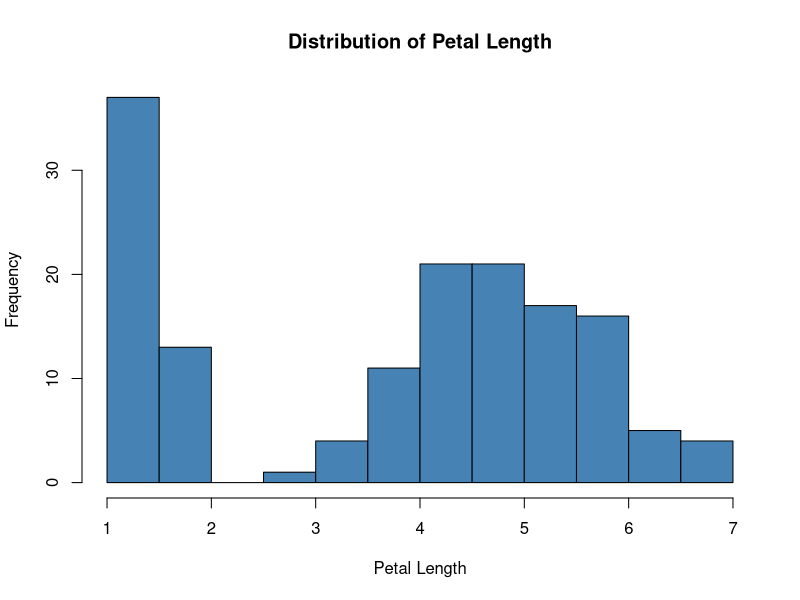
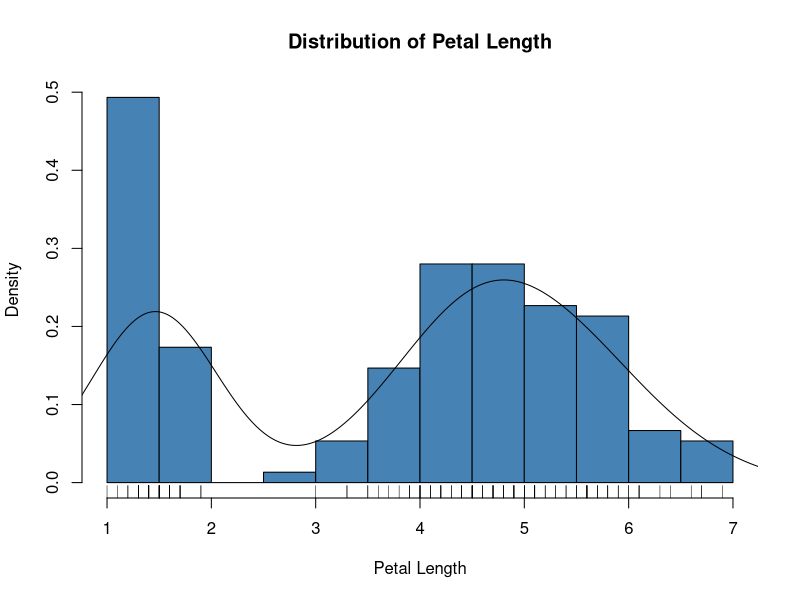
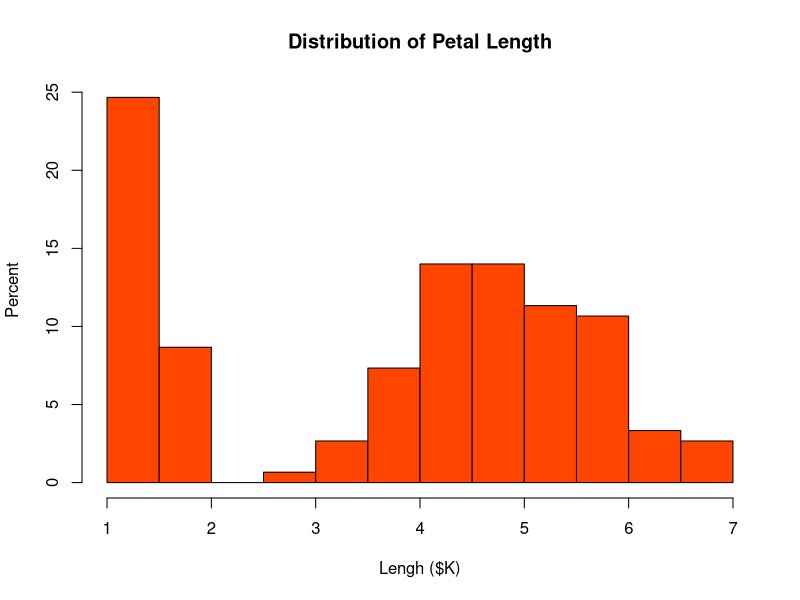
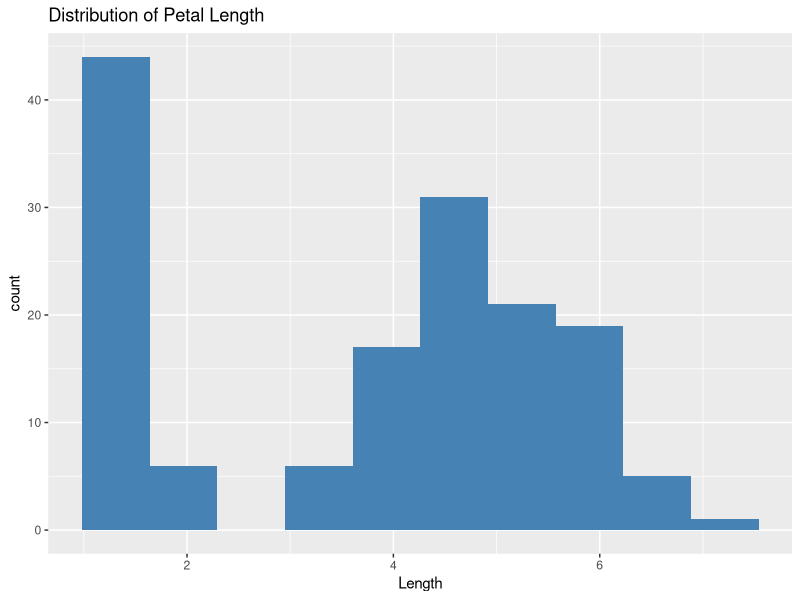
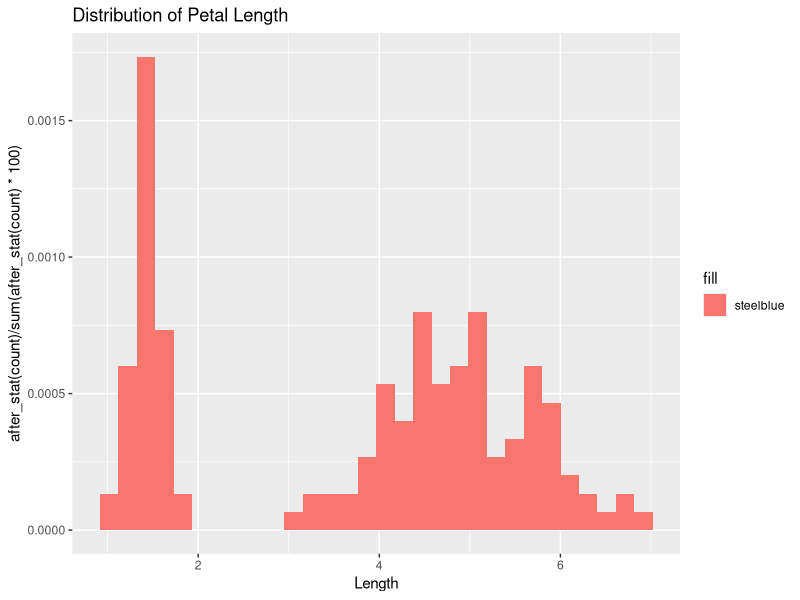

Write R code to recreate these figures, in order.
library(tidyverse)

# # define paths to data sets
# directory_path <- file.path(dirname(dirname(getwd())))
# directory_path
# 
# file_path <- file.path(directory_path, "data", "summer-olympic-games.csv")
# file_path
# 
# # import the data sets
# summer_games <- read.csv(file_path, stringsAsFactors = FALSE)
# summer_games <- as_tibble(summer_games)
# summer_games
# str(summer_games)
# 
# 
# colnames(summer_games)


# ------------------- basic formatting ------------------
hist(iris$Petal.Length,
     main="Distribution of Petal Length",
     xlab="Petal Length",
     col="steelblue")



# ------------------- density instead of frequency ------------------
hist(iris$Petal.Length,
     main="Distribution of Petal Length",
     xlab="Petal Length",
     col="steelblue",
     freq=FALSE)


# --------------- density instead of frequency (adding a kernel density line) ----------------
lines(density(iris$Petal.Length))


# --------------- adding a rug ----------------
rug(iris$Petal.Length)


# --------------- relative frequency (more advanced) ----------------
h <- hist(iris$Petal.Length, plot=FALSE)
h$density = h$counts/sum(h$counts) * 100
plot(h, main="Distribution of Petal Length",
     xlab="Lengh ($K)",
     ylab="Percent",
     col="orangered",
     freq=FALSE)


# --------------- using ggplot ----------------
histo <- ggplot(data=iris) 
histo +  geom_histogram(mapping = aes(x = Petal.Length), bins = 10, fill = "steelblue") +
  ggtitle("Distribution of Petal Length") + xlab("Length")


# ----------------------------- Note ------------------------------------------------------
# mapping=aes(x=Salary, y=..count..)  ## no change: y=..count.. is default`
# mapping=aes(x=Salary, y=..density..)  ## shows density, as above in hist()`
# mapping=aes(x=Salary, y=..count../sum(..count..)*100)  ## shows relative frequency`
# ----------------------------------------------------------------------------------------------

# --------------- using ggplot - relative frequency ----------------
histo <- ggplot(data=iris) 
histo +  
  geom_histogram(mapping=aes(x=Petal.Length, y=after_stat(count)/sum(after_stat(count)*100), 
                 bins=10, fill = "steelblue")) + 
  ggtitle("Distribution of Petal Length") + xlab("Length")

